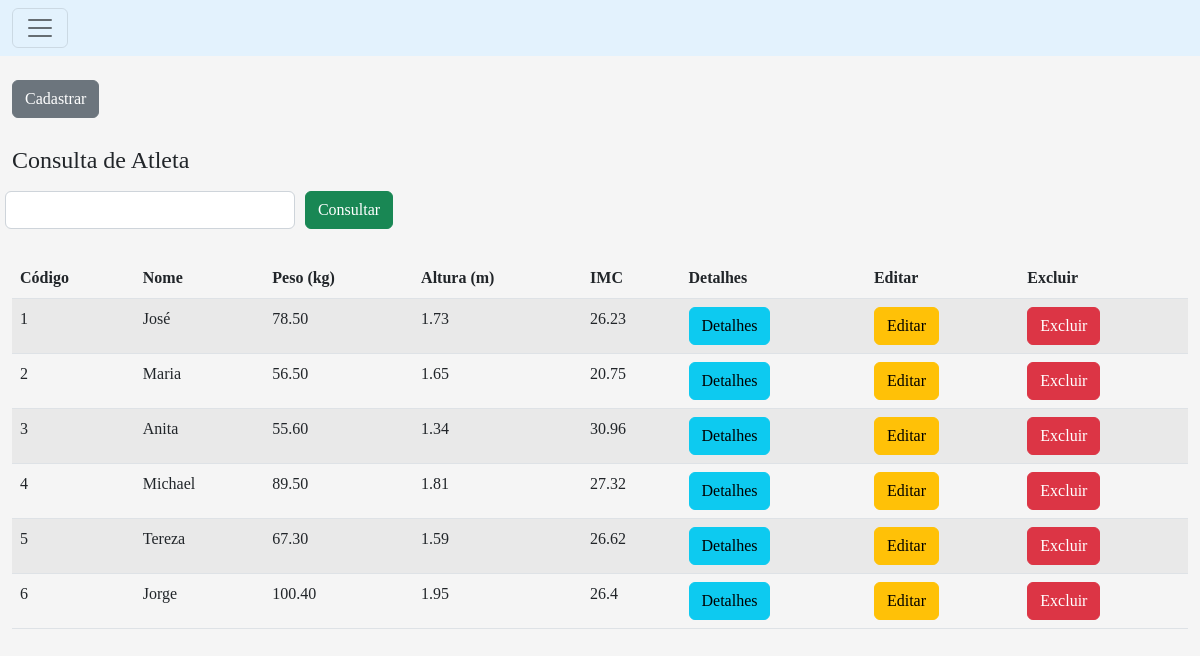
/exemplocrud/crud-padrao/pages/atleta/index.php, run on the app's committed database.
### tables this page shows
CREATE TABLE atleta(
    codigo INT NOT NULL UNIQUE AUTO_INCREMENT,
    nome VARCHAR(100),
    peso DECIMAL(8,2),
    altura DECIMAL(8,2),
    PRIMARY KEY (codigo)
);

### exemplocrud/crud-padrao/pages/atleta/index.php (the view, shortened to what this page needs)
<?php
    include '../header.php';
    ?>
    <div class="container-fluid">
    <br>
    <a class='btn btn-secondary'href="cad.php">Cadastrar</a>
    <br><br>
    <form action="" method="get">
        <fieldset>
        <legend>Consulta de Atleta</legend>
        <div class="row align-items-end">
            <div class="col-3">
                <input class="form-control" type="text" name="filtro" id="filtro">
            </div>
            <div class="col-1">
            <button type="submit" class="btn btn-success">Consultar</button>
            </div>
        </div>
        </fieldset>
    </form>
    <br>
    <table class="table table-striped">
    <thead>
        <tr class='table-titulo'>
            <th>Código</th>
            <th>Nome</th>
            <th>Peso (kg)</th>
            <th>Altura (m)</th>
            <th>IMC</th>
            <th>Detalhes</th>
            <th>Editar</th>
            <th>Excluir</th>
        </tr>
    </thead>
    <tbody>
<?php
    $conexao = Conexao::getInstance();
    $filtro = isset($_GET['filtro']) ? $_GET['filtro']: "";
    $consulta=$conexao->query("SELECT * FROM atleta where nome like '$filtro%';");
    while($linha=$consulta->fetch(PDO::FETCH_ASSOC)){
        $conta = $linha["peso"] / ($linha["altura"] * $linha["altura"]);
        if($conta > 35){
            echo "<tr>
                   <td>{$linha['codigo']}</td>
                   <td>{$linha['nome']}</td>
                   <td>{$linha['peso']}</td>
                   <td>{$linha['altura']}</td>
                   <td style='color:red'>".round($conta, $precision = 2)."</td>
                   <td><a class='btn btn-info' href='show.php?codigo={$linha['codigo']}'>Detalhes</a></td>
                   <td><a class='btn btn-warning' href='cad.php?acao=editar&codigo={$linha['codigo']}'>Editar</a></td>
                   <td><a class='btn btn-danger' onClick = 'return excluir();' href='acao.php?acao=excluir&codigo={$linha['codigo']}'.>Excluir</a></td>
                  </tr>\n";
        }else{
            echo "<tr>
                    <td>{$linha['codigo']}</td>
                    <td>{$linha['nome']}</td>
                    <td>{$linha['peso']}</td>
                    <td>{$linha['altura']}</td>
                    <td>".round($conta, $precision = 2)."</td>
                    <td><a class='btn btn-info' href='show.php?codigo={$linha['codigo']}'>Detalhes</a></td>
                    <td><a class='btn btn-warning' href='cad.php?acao=editar&codigo={$linha['codigo']}'>Editar</a></td>
                    <td><a class='btn btn-danger' onClick = 'return excluir();' href='acao.php?acao=excluir&codigo={$linha['codigo']}'.>Excluir</a></td>
                  </tr>\n";
        }
    }
?>
</tbody>
</table>
</div>
<?php include '../footer.php'; ?>

### exemplocrud/crud-padrao/pages/header.php (shortened to what this page needs)
<!doctype html>
<html lang="pt-BR">
  <head>
    <link href="https://cdn.jsdelivr.net/npm/bootstrap@5.2.2/dist/css/bootstrap.min.css" rel="stylesheet">
    <link rel="stylesheet" href="<?=URL_BASE.'/assets/css/estilo.css'?>">
  </head>
  <body>
  <?php include 'menu.php' ?>

### exemplocrud/crud-padrao/pages/menu.php (shortened to what this page needs)
<nav class="navbar" style="background-color: #e3f2fd;">
<div class="container-fluid">
    <button class="navbar-toggler" type="button" data-bs-toggle="collapse" data-bs-target="#navbarNav" aria-controls="navbarNav" aria-expanded="false" aria-label="Toggle navigation">
      <span class="navbar-toggler-icon"></span>
    </button>
  </div>
</nav>

### exemplocrud/crud-padrao/pages/footer.php (shortened to what this page needs)
  </body>
</html>

### assets/css/estilo.css (style rules this page uses)
body { font-family: 'Abel', sans-serif; background-image: url("paper.gif"); background-color: #F5F5F5; font-family: 'Irish Grover', cursive; }
.col-1 { width: 8.33%; }
.col-3 { width: 24.99%; }
* { box-sizing: border-box; }
[class*="col"] { float:left; padding: 5px; }
.row { clear: both; }
.form-control { color: rgb(247, 234, 234); }

### data on the page
atleta: codigo "1", nome "José", peso "78.50", altura "1.73", conta "26.23"
atleta: codigo "2", nome "Maria", peso "56.50", altura "1.65", conta "20.75"
atleta: codigo "3", nome "Anita", peso "55.60", altura "1.34", conta "30.96"
atleta: codigo "4", nome "Michael", peso "89.50", altura "1.81", conta "27.32"
atleta: codigo "5", nome "Tereza", peso "67.30", altura "1.59", conta "26.62"
atleta: codigo "6", nome "Jorge", peso "100.40", altura "1.95", conta "26.4"
